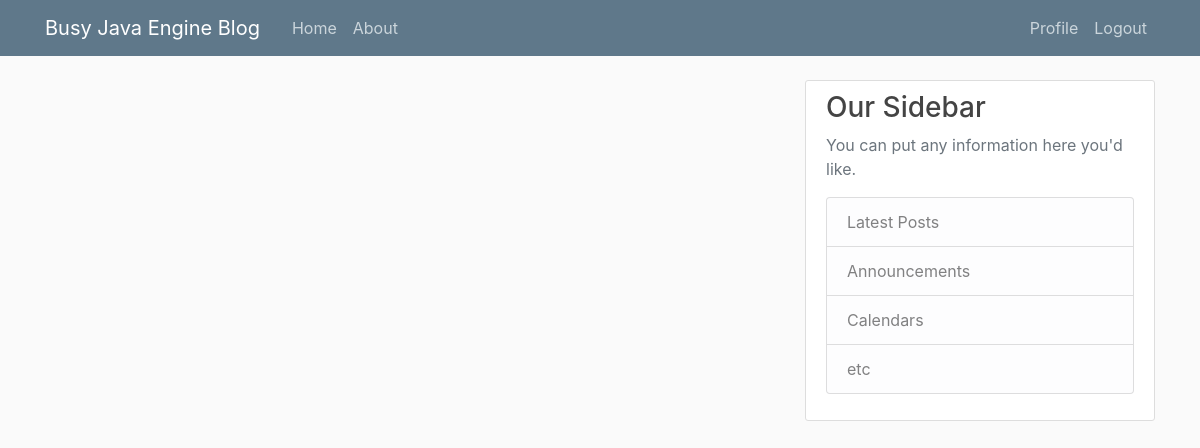
Page / (signed in) on the earlier database version.
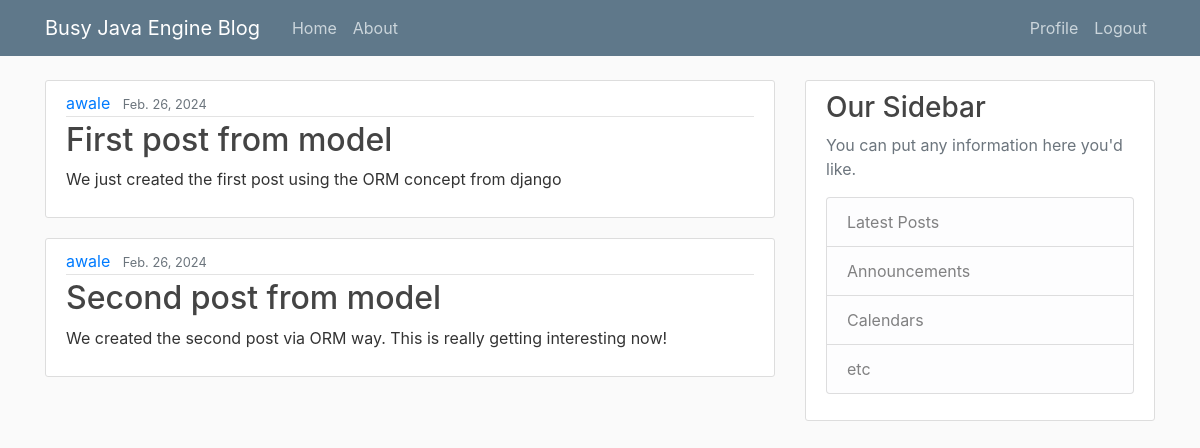
Same page on the later database version.
### blog/models.py (models this page shows, shortened)
class Post(models.Model):
    title = models.CharField(max_length=100)
    content = models.TextField()
    date = models.DateField(default=date.today)
    author = models.ForeignKey(User, on_delete=models.CASCADE)

### blog/views.py (the view)
# urls.py: path('', views.blog_home, name='blog-home'),
def blog_home(request):
    if (request.user.is_authenticated):
        return render(request, 'blog/blog_home.html', context={'posts' : Post.objects.all()})
    else:
        return redirect('login')

### blog/templates/blog/blog_home.html
{% extends "blog/base.html" %}
{% block content %}
    {% for post in posts %}
        <article class="media content-section">
          <div class="media-body">
            <div class="article-metadata">
              <a class="mr-2" href="#">{{ post.author }}</a>
              <small class="text-muted">{{ post.date }}</small>
            </div>
            <h2><a class="article-title" href="#">{{ post.title }}</a></h2>
            <p class="article-content">{{ post.content }}</p>
          </div>
        </article>
    {% endfor %}
{% endblock content %}

### blog/templates/blog/base.html (shortened to what this page needs)
{% load static %}
<!DOCTYPE html>
<html>
<head>
    <link rel="stylesheet" href="https://maxcdn.bootstrapcdn.com/bootstrap/4.0.0/css/bootstrap.min.css">
    <link rel="stylesheet" type="text/css" href="{% static 'blog/main.css' %}">
</head>
<body>
    <header class="site-header">
      <nav class="navbar navbar-expand-md navbar-dark bg-steel fixed-top">
        <div class="container">
          <a class="navbar-brand mr-4" href="{% url 'blog-home' %}">Busy Java Engine Blog</a>
          <div class="collapse navbar-collapse" id="navbarToggle">
            <div class="navbar-nav mr-auto">
              <a class="nav-item nav-link" href="{% url 'blog-home' %}">Home</a>
              <a class="nav-item nav-link" href="#">About</a>
            </div>
            <div class="navbar-nav">
              {% if user.is_authenticated %}
                <a class="nav-item nav-link" href="{% url 'profile' %}">Profile</a>
                <form id="form_logout" method="post" action="{% url 'logout' %}">
                  <a class="nav-item nav-link" href="javascript:$('#form_logout').submit();">Logout</a>
                </form>
              {% else %}
                <a class="nav-item nav-link" href="{% url 'login' %}">Login</a>
                <a class="nav-item nav-link" href="{% url 'signup' %}">Register</a>
              {% endif %}
            </div>
          </div>
        </div>
      </nav>
    </header>
    <main role="main" class="container">
      <div class="row">
        <div class="col-md-8">
          {% block content %}{% endblock %}
        </div>
        <div class="col-md-4">
          <div class="content-section">
            <h3>Our Sidebar</h3>
            <p class='text-muted'>You can put any information here you'd like.
              <ul class="list-group">
                <li class="list-group-item list-group-item-light">Latest Posts</li>
                <li class="list-group-item list-group-item-light">Announcements</li>
                <li class="list-group-item list-group-item-light">Calendars</li>
                <li class="list-group-item list-group-item-light">etc</li>
              </ul>
            </p>
          </div>
        </div>
      </div>
    </main>
</body>
</html>

### blog/static/blog/main.css (style rules this page uses)
body { background: #fafafa; color: #333333; margin-top: 5rem; }
h1, h2, h3, h4, h5, h6 { color: #444444; }
ul { margin: 0; }
.bg-steel { background-color: #5f788a; }
.site-header .navbar-nav .nav-link { color: #cbd5db; }
.content-section { background: #ffffff; padding: 10px 20px; border: 1px solid #dddddd; border-radius: 3px; margin-bottom: 20px; }
.article-title { color: #444444; }
.article-content { white-space: pre-line; }
.article-metadata { padding-bottom: 1px; margin-bottom: 4px; border-bottom: 1px solid #e3e3e3 }

Differences in the rows shown:
added Post: author "awale", date "Feb. 26, 2024", title "First post from model", content "We just created the first post using the ORM concept from django"
added Post: author "awale", date "Feb. 26, 2024", title "Second post from model", content "We created the second post via ORM way. This is really getting interesting now!"
